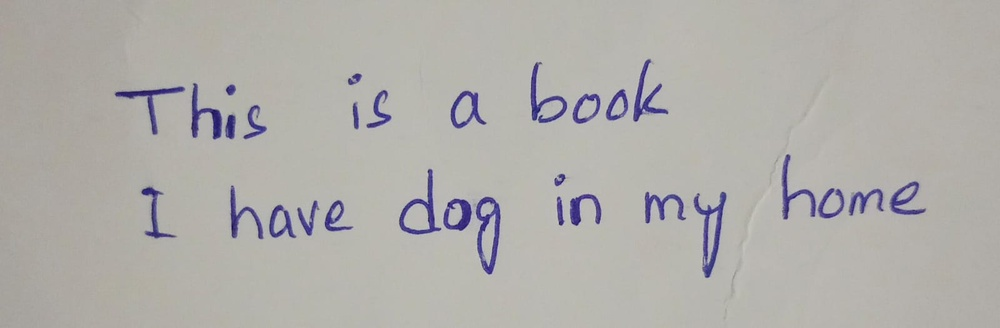
#> input picture image.jpg, 1000 x 328 px, shrunk from 1600 x 524 before the run, found by its file name
$ python words_ext.py
#> lines starting #> are read from the running program, lines starting #| are printed output that depends on the picture; after the words box and inside, x2 and y2 are one past the last pixel; in counts of white or black regions, pixels touching at a corner belong together
import cv2
import numpy as np
import os

# Step 1: Extract Lines from the Original Image
def extract_lines(image_path, output_folder="lines"):
    # Create output folder for lines
#> called with output_folder = 'lines'
    if not os.path.exists(output_folder):
        os.makedirs(output_folder)

    # Load the image
    image = cv2.imread(image_path)
#> image is the input picture: shape (328, 1000, 3); mean B, G, R 170.9, 174.4, 176.5

    # Convert to grayscale
    gray = cv2.cvtColor(image, cv2.COLOR_BGR2GRAY)

    # Threshold to binary (black and white)
    _, binary = cv2.threshold(gray, 127, 255, cv2.THRESH_BINARY_INV)
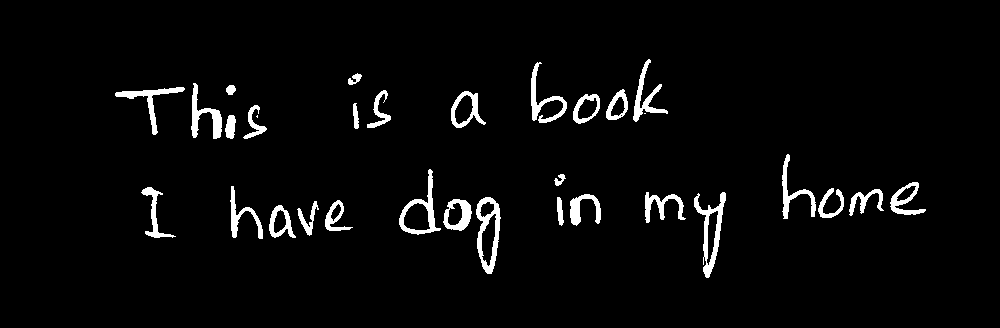
#> binary: shape (328, 1000); 3.6% white; 32 white regions (2 under 20 px), largest, box (x1, y1, x2, y2) and area: (694, 192, 726, 278) 849, (476, 197, 501, 274) 828, (399, 169, 441, 235) 667

    # Sum pixel values vertically (histogram)
    vertical_histogram = np.sum(binary, axis=1)
#> vertical_histogram = 328 values, max 55335 at index 210, min 0 at index 0, mean 9216.5

    # Define a threshold to find colored rows
    threshold = 5  # Adjust this value based on the image
    regions = []  # To store (start_row, end_row) of each line
    start_row = None

    # Detect all start and end rows of colored regions
    for r, value in enumerate(vertical_histogram):
        if value > threshold and start_row is None:
            start_row = r  # Start of a colored region
        if value <= threshold and start_row is not None:
            end_row = r  # End of the colored region
            regions.append((start_row, end_row))
            start_row = None
#> this loop made 328 passes
#> value on pass 60: 510
#> end_row on passes 140, 279: 139, 278
#> after the loop, end_row = 278; regions = [(59, 139), (154, 278)]

    # If the image ends with a colored region, handle it
    if start_row is not None:
        regions.append((start_row, len(vertical_histogram)))

    # Extract and save each line as a separate image
    line_paths = []
    if len(regions) == 0:
        print("No colored regions found.")
    else:
        for idx, (start_row, end_row) in enumerate(regions):
            # Initialize the output array to store the extracted line
            height, width, _ = image.shape
            line = np.zeros((end_row - start_row, width, 3), dtype=np.uint8)

            # Copy rows of the line
            for r in range(start_row, end_row):
                for c in range(width):
                    line[r - start_row][c] = image[r][c]

            # Save the extracted line
            output_path = os.path.join(output_folder, f"line_{idx + 1}.jpg")
            cv2.imwrite(output_path, line)
            line_paths.append(output_path)
            print(f"Saved line: {output_path}")
#> this loop made 2 passes
#> (start_row, end_row, height, width) on passes 1 to 2: (59, 139, 328, 1000), (154, 278, 328, 1000)
#| Saved line: lines/line_1.jpg
#| Saved line: lines/line_2.jpg
#> pass 1, in extract_lines, `cv2.imwrite(output_path, line)`:
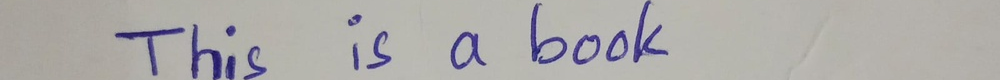
#> saved as line_1.jpg: shape (80, 1000, 3); mean B, G, R 169.9, 171.6, 173.7
#> pass 2, in extract_lines, `cv2.imwrite(output_path, line)`:
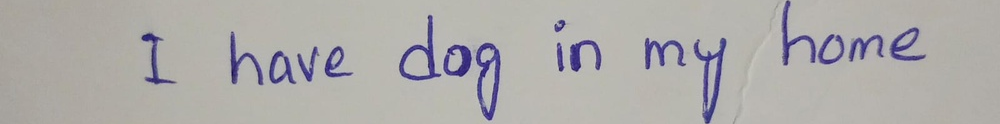
#> saved as line_2.jpg: shape (124, 1000, 3); mean B, G, R 170.8, 172.3, 174.6
#> after the loop, line_paths = ['lines/line_1.jpg', 'lines/line_2.jpg']
    return line_paths

# Step 2: Extract Words from Each Line
def extract_words(line_paths, output_folder="words"):
    # Create output folder for words
    if not os.path.exists(output_folder):
        os.makedirs(output_folder)

    # Process each line image
    for line_idx, line_path in enumerate(line_paths):
        # Load the line image
        line = cv2.imread(line_path)

        # Convert to grayscale
        gray_line = cv2.cvtColor(line, cv2.COLOR_BGR2GRAY)

        # Threshold to binary (black and white)
        _, binary_line = cv2.threshold(gray_line, 127, 255, cv2.THRESH_BINARY_INV)

        # Sum pixel values horizontally (histogram)
        horizontal_histogram = np.sum(binary_line, axis=0)

        # Define a threshold to find spaces between words
        threshold = 5  # Adjust this value based on the image
        min_space_width = 15  # Minimum number of consecutive non-colored columns to detect spaces
        words = []  # To store (start_col, end_col) of each word
        start_col = None
        space_counter = 0  # Counter to track spaces

        # Detect all start and end columns of words
        for c, value in enumerate(horizontal_histogram):
            if value > threshold:  # Found part of a word
                if start_col is None:
                    start_col = c  # Start of a word
                space_counter = 0  # Reset space counter
            elif value <= threshold:  # Found space
                if start_col is not None:
                    space_counter += 1
                    if space_counter >= min_space_width:  # Space is wide enough to separate words
                        end_col = c - space_counter  # End of the word
                        words.append((start_col, end_col))
                        start_col = None
                        space_counter = 0

        # If the line ends with a word, handle it
        if start_col is not None:
            words.append((start_col, len(horizontal_histogram)))

        # Extract and save each word as a separate image
        if len(words) == 0:
            print(f"No words found in {line_path}.")
        else:
            for word_idx, (start_col, end_col) in enumerate(words):
                # Extract columns of the word
                word = line[:, start_col:end_col]

                # Save the extracted word
                output_path = os.path.join(output_folder, f"word_{line_idx + 1}_{word_idx + 1}.jpg")
                cv2.imwrite(output_path, word)
                print(f"Saved word: {output_path}")

# Step 3: Run the Complete Process
image_path = "C:/Users/PMLS/Desktop/CVIP_A#2_2021SE25/image.jpg"  # Input image
lines_folder = "lines"  # Folder to save line images
words_folder = "words"  # Folder to save word images

# Extract lines and then words
line_paths = extract_lines(image_path, output_folder=lines_folder)
#> line_paths = ['lines/line_1.jpg', 'lines/line_2.jpg']
extract_words(line_paths, output_folder=words_folder)
#> in extract_words, `gray_line = cv2.cvtColor(line, cv2.COLOR_BGR2GRAY)`:
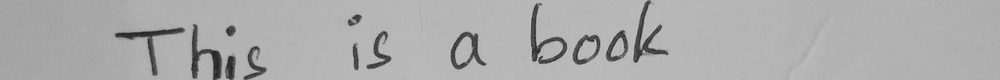
#> gray_line: shape (80, 1000); min 23, max 200, mean 172
#> in extract_words, `_, binary_line = cv2.threshold(gray_line, 127, 255, cv2.THRESH_BINARY_..`:
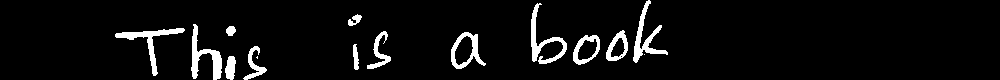
#> binary_line: shape (80, 1000); 5.6% white; 15 white regions (2 under 20 px), largest, box (x1, y1, x2, y2) and area: (191, 24, 222, 80) 615, (531, 3, 567, 64) 593, (115, 28, 185, 76) 591
#> in extract_words, `horizontal_histogram = np.sum(binary_line, axis=0)`: horizontal_histogram = 1000 values, max 14280 at index 535, min 0 at index 0, mean 1142.4
#> the loop in extract_words, `for c, value in enumerate(horizontal_histogram):` made 1000 passes
#> start_col on pass 116: 115
#> after the loop in extract_words, `for c, value in enumerate(horizontal_histogram):`: end_col = 667; words = [(115, 266), (348, 390), (451, 485), (531, 667)]
#> the loop in extract_words, `for word_idx, (start_col, end_col) in enumerate(words):` made 4 passes
#| Saved word: words/word_1_1.jpg
#| Saved word: words/word_1_2.jpg
#| Saved word: words/word_1_3.jpg
#| Saved word: words/word_1_4.jpg
#> pass 1, in extract_words, `word = line[:, start_col:end_col]`:
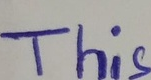
#> word: shape (80, 151, 3); mean B, G, R 163.1, 158.5, 161.1
#> pass 3, in extract_words, `word = line[:, start_col:end_col]`:
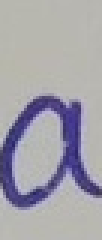
#> word: shape (80, 34, 3) (shown 3 times larger); mean B, G, R 170.3, 161.9, 163.9
